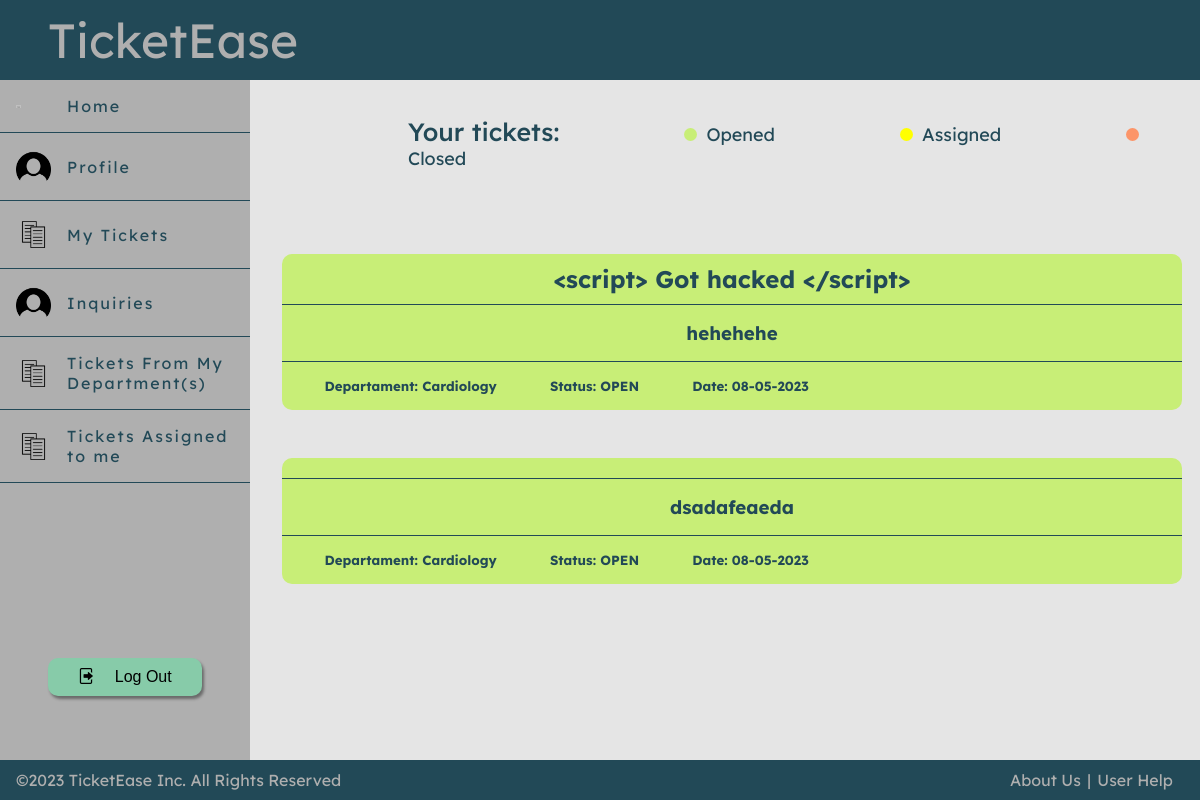
The app's page /pages/mytickets.php (signed in) with its own data.
### tables this page shows
CREATE TABLE Ticket(
                       idTicket INTEGER PRIMARY KEY AUTOINCREMENT,
                       title TEXT NOT NULL,
                       description TEXT NOT NULL,
                       priority INTEGER NOT NULL,
                       create_date DATE,
                       cria INTEGER REFERENCES User,
                       resolve INTEGER REFERENCES User,
                       idDepartment INTEGER REFERENCES Department,
                       CONSTRAINT CHECK_Ticket_createdate CHECK (create_date >= 2023-01-01)
);

CREATE TABLE Department(
                           idDepartment INTEGER PRIMARY KEY AUTOINCREMENT,
                           name TEXT NOT NULL,
                           description Text,
                           CONSTRAINT UNIQUE_Department_name UNIQUE (name)
);

### pages/mytickets.php (called while the page is built, shortened)
<?php
require_once(dirname(__DIR__).'/templates/common.tpt.php');
require_once(dirname(__DIR__).'/database/connection.php');
require_once(dirname(__DIR__).'/classes/ticket.class.php');
require_once(dirname(__DIR__).'/utils/session.php');
require_once(dirname(__DIR__).'/templates/mytickets.tpl.php');
$session = new Session();
$db = getDatabaseConnection();
$tickets = Ticket::getTickets($db, $session->getId());
drawMyTicketPage($tickets, $db);
?>

### classes/ticket.class.php (called while the page is built, shortened)
<?php
  class Ticket {
    private ?int $idTicket;
    private string $title;
    private string $description;
    private string $createDate;
    private int $idDepartment;
    public function __construct(?int $idTicket, string $title, string $description, int $priority, string $createDate, int $cria, ?int $resolve, int $idDepartment) {
        $this->idTicket = $idTicket;
        $this->title = $title;
        $this->description = $description;
        $this->createDate = $createDate;
        $this->idDepartment = $idDepartment;
    }
    public function getTitle(): string {
        return $this->title;
    }
    public function getDescription(): string {
        return $this->description;
    }
    public function getCreateDate(): string {
        return $this->createDate;
    }
    public function getidDepartment(): int {
        return $this->idDepartment;
    }
    public static function getTickets(PDO $db, int $cria): array {
        $stmt = $db->prepare('SELECT * FROM Ticket WHERE cria = ?');
        $stmt->execute(array($cria));
        $tickets = array();
        while ($ticket = $stmt->fetch()) {
            $tickets[] = new Ticket(
                intval($ticket['idTicket']),
                $ticket['title'],
                $ticket['description'],
                intval($ticket['priority']),
                $ticket['create_date'],
                intval($ticket['cria']),
                intval($ticket['resolve']),
                intval($ticket['idDepartment'])
            );
        }
        return $tickets;
    }
    public function getTicketDepartmentName(PDO $db): string {
        $stmt = $db->prepare('SELECT name FROM Department WHERE idDepartment = ?');
        $stmt->execute(array($this->idDepartment));
        $department = $stmt->fetch();
        return $department['name'];
    }
    public function getLastTicketStatus(PDO $db): string {
        $stmt = $db->prepare('SELECT idStatus FROM Ticket_Status WHERE idTicket = ? ORDER BY ROWID DESC LIMIT 1');
        $stmt->execute(array($this->idTicket));
        $status = $stmt->fetch();
        if ($status) {
            $stmt = $db->prepare('SELECT stage FROM Status WHERE idStatus = ?');
            $stmt->execute(array($status['idStatus']));
            $statusName = $stmt->fetch();
            return $statusName['stage'];
        } else {
            return '';
        }
    }
}
?>

### utils/session.php (called while the page is built, shortened)
<?php
  class Session {
    public function getId() : ?int {
      return isset($_SESSION['id']) ? $_SESSION['id'] : null;
    }
  }
?>

### templates/mytickets.tpl.php (the view, shortened to what this page needs)
<?php function drawMyTicketPage(array $tickets, PDO $db) { ?>
    <section class ="ticketsPage">
        <div class="yourTickets">
            <p id="TicketStatus" class="TicketStatusTitle">Your tickets:</p>
            <p id="TicketStatus" class= "circuloRed">Opened</p>
            <p id="TicketStatus" class= "circuloYellow">Assigned</p>
            <p id="TicketStatus" class= "circuloGreen">Closed</p>
        </div>
        <section class="TicketOverflow">
            <?php foreach($tickets as $ticket) {
                drawSingleTicket($db,$ticket,1);
            }?>
        </section>
    </section>
<?php }
function drawSingleTicket($db,Ticket $ticket, int $entity){ ?>
    <?php
        $status = $ticket->getLastTicketStatus($db);
        $backgroundColor="";
        if($entity<=2) {
            switch ($status) {
                case "OPEN" :
                    $backgroundColor = "red";
                    break;
            }
        }
    ?>
    <div class="retangulo <?php echo $backgroundColor ?>" data-department = "<?php echo $ticket->getidDepartment()?>" data-status ="<?php echo $ticket->getLastTicketStatus($db)?>">
        <h2 class="ticketText"><?=$ticket->getTitle()?></h2>
        <section>
            <h3 class="ticketDescription"><?=$ticket->getDescription()?></h3>
        </section>
        <section>
            <article>
                <h5>Departament: <?=$ticket->getTicketDepartmentName($db)?></h5>
                <h5>Status: <?=$status?></h5>
                <h5>Date: <?=$ticket->getCreateDate()?></h5>
            </article>
        </section>
    </div>
<?php }

### css/style.css (style rules this page uses)
.TicketOverflow { height: 35vw; overflow-y: auto; }
.ticketsPage { color: #224957; background-color: transparent; margin: 0 2em 2em 2em; }
.retangulo { background-color: #AFAFAF; color:#224957; width: 75vw; border-radius: 10px; margin-left: auto; margin-right: auto; margin-top: 3em; }
.retangulo > section { padding: 1em; border-top: #224957 1px solid; text-align: center; }
.retangulo > section:last-child { display: flex; flex-direction: row; align-items: center; justify-content: space-between; }
.retangulo > section:last-child > article { display: flex; flex-direction: row; }
.retangulo > section:last-child > article > h5 { margin: 0 2em; }
.retangulo > section > h3 { display: inline; margin: 10px; }
.ticketText { text-align: center; padding-top: 10px; margin-top: 0; margin-bottom: 10px; }
.ticketDescription { text-align: center; height: 10%; }
#TicketStatus { display: inline; margin-right: 120px; }
.circuloRed::before { content: ""; display: inline-block; width: 13px; height: 13px; border-radius: 50%; background-color: rgb(200, 238, 119); margin-right: 0.5em; }
.circuloYellow::before { content: ""; display: inline-block; width: 13px; height: 13px; border-radius: 50%; background-color: yellow; margin-right: 0.5em; }
.circuloGreen::before { content: ""; display: inline-block; width: 13px; height: 13px; border-radius: 50%; background-color: rgb(252, 149, 105); margin-right: 0.5em; }
.yourTickets { margin-top: 2em; margin-bottom: 2em; margin-left: 7em; font-size: 18px; }
.TicketStatusTitle { font-weight: 500; font-size: 25px; }
.red { background-color: rgb(200, 238, 119); }

### records on screen
ticket: title "<script> Got hacked </script>", description "hehehehe", idDepartment.name "Cardiology", status "OPEN", create_date "08-05-2023"
ticket: description "dsadafeaeda", idDepartment.name "Cardiology", status "OPEN", create_date "08-05-2023"
